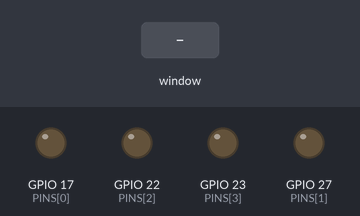
Simulated run of this program. Board: Raspberry Pi (BCM pin numbers). Shown: output pins drawn as LEDs (lit = HIGH). The test bench sets the inputs (shaded band). The clock reads 2024-03-15 10:24:30 at power-on unless the program sets it; the desktop window is not drawn, its controls go by their first labels and the mouse button is held 0.15 s; what the program prints to the terminal is not drawn.

Above: at 1.3 s.
1.4 s: control labelled "START AUTO" in the window clicked
At 1.8 s:
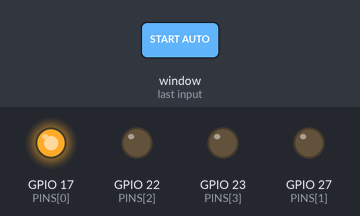
2.9 s: control labelled "ALL ON" in the window clicked
At 4.0 s:
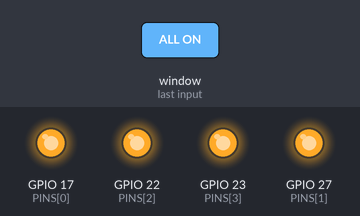
4.4 s: control labelled "STOP" in the window clicked
At 5.1 s:
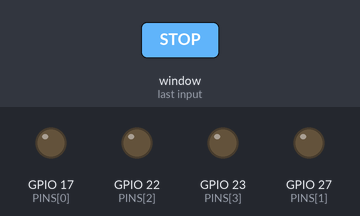
Timing chart, 0 to 7.4 s (numbered marks = the images above; inputs shaded):
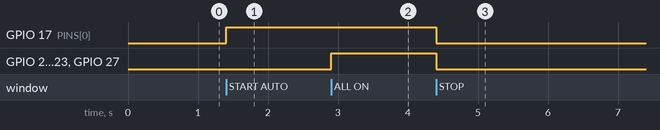

The program:

Garden_Controller_GuiV1.py
```python
#!/usr/bin/env python3
import tkinter as tk
from tkinter import ttk
import datetime
import time
import os
import sys
import math

# --- GPIO Library Detection (Pi 5 vs Pi 3/4) ---
USING_LGPIO = False
h_chip = None

try:
    import lgpio
    USING_LGPIO = True
    print("Detected lgpio library (Raspberry Pi 5 mode)")
except ImportError:
    try:
        import RPi.GPIO as GPIO
        USING_LGPIO = False
        print("Detected RPi.GPIO library (Pi 3/4 mode)")
    except ImportError:
        print("Error: Neither lgpio nor RPi.GPIO found.")
        sys.exit(1)

# --- Configuration ---
# GPIO Pins for 4 Relays
PINS = [17, 27, 22, 23]  # Relay 1, 2, 3, 4

# Default ON times in seconds
DEFAULT_ON_TIMES = [60, 120, 180, 240]  # 1m, 2m, 3m, 4m

# Fixed OFF times in seconds
OFF_TIMES = [240, 180, 120, 60]  # 5m, 3m, 2m, 1m

# Global State
relay_states = [False] * 4  # Current physical state of relays
stop_requested = False
current_cycle = 0
TOTAL_CYCLES = 4
phase = "IDLE"

# Mutable ON times (seconds)
on_times = DEFAULT_ON_TIMES.copy()

def get_seasonal_schedule():
    month = datetime.datetime.now().month
    if month == 8: return 1
    elif month in [7, 9]: return 2
    else: return 3

def calculate_next_run():
    now = datetime.datetime.now()
    interval = get_seasonal_schedule()
    target = now.replace(hour=19, minute=0, second=0, microsecond=0)
    if now >= target:
        target += datetime.timedelta(days=1)
    days_since_epoch = (now - datetime.datetime(now.year, 1, 1)).days
    if days_since_epoch % interval != 0:
        target += datetime.timedelta(days=(interval - (days_since_epoch % interval)))
    return target.strftime("%Y-%m-%d %H:%M")

def setup_gpio():
    global h_chip
    if USING_LGPIO:
        try:
            h_chip = lgpio.gpiochip_open(0)
            for pin in PINS:
                lgpio.gpio_claim_output(h_chip, pin)
                lgpio.gpio_write(h_chip, pin, 0)
        except Exception as e:
            print(f"Critical LGPIO Error: {e}")
            sys.exit(1)
    else:
        GPIO.setmode(GPIO.BCM)
        for pin in PINS:
            GPIO.setup(pin, GPIO.OUT)
            GPIO.output(pin, GPIO.LOW)

def set_relay(index, state):
    """Set specific relay state (True=ON, False=OFF)"""
    val = 1 if state else 0
    if USING_LGPIO:
        lgpio.gpio_write(h_chip, PINS[index], val)
    else:
        GPIO.output(PINS[index], val)
    relay_states[index] = state

def set_all_relays(state):
    for i in range(4):
        set_relay(i, state)

def cleanup_gpio():
    global h_chip
    set_all_relays(False)
    if USING_LGPIO:
        try:
            if h_chip is not None:
                lgpio.gpiochip_close(h_chip)
        except Exception as e:
            if "unknown handle" not in str(e).lower():
                print(f"Cleanup Warning: {e}")
    else:
        GPIO.cleanup()

# --- GUI Application ---
class GardenApp:
    def __init__(self, root):
        self.root = root
        self.root.title("Smart Garden Controller - 4 Zones")
        self.root.geometry("800x800")
        self.root.configure(bg="#f0f8ff")

        # Header
        header = tk.Frame(root, bg="#2E8B57", height=70)
        header.pack(fill=tk.X)
        header.pack_propagate(False)
        tk.Label(header, text="🍅 Multi-Zone Garden Controller", font=("Arial", 22, "bold"),
                 bg="#2E8B57", fg="white").pack(pady=15)

        # Status Panel
        status_frame = tk.Frame(root, bg="white", pady=10, relief=tk.RAISED, bd=2)
        status_frame.pack(fill=tk.X, padx=20, pady=10)

        self.lbl_status = tk.Label(status_frame, text="Status: IDLE", font=("Arial", 16, "bold"), bg="white", fg="#333")
        self.lbl_status.pack()

        self.lbl_timer = tk.Label(status_frame, text="Time: --:--:--", font=("Arial", 14), bg="white", fg="#666")
        self.lbl_timer.pack()

        self.lbl_cycle = tk.Label(status_frame, text="Cycle: 0 / 4", font=("Arial", 14), bg="white", fg="#666")
        self.lbl_cycle.pack()

        # Animation Canvas
        self.canvas_frame = tk.Frame(root, bg="#e0f7fa", relief=tk.SUNKEN, bd=2)
        self.canvas_frame.pack(fill=tk.BOTH, expand=True, padx=20, pady=5)

        self.canvas = tk.Canvas(self.canvas_frame, bg="#e0f7fa", highlightthickness=0)
        self.canvas.pack(fill=tk.BOTH, expand=True)

        self.drops = []
        self.soil_rect = None
        self.relay_indicators = []

        # Force layout update before drawing
        self.root.update_idletasks()
        self.draw_scene(False)

        # Relay Control Panels
        control_frame = tk.Frame(root, bg="#f0f8ff")
        control_frame.pack(fill=tk.X, padx=20, pady=10)

        # Create 4 columns for 4 relays
        self.relay_labels = []
        for i in range(4):
            frame = tk.Frame(control_frame, bg="white", relief=tk.RIDGE, bd=2)
            frame.grid(row=0, column=i, padx=5, sticky="nsew")
            control_frame.columnconfigure(i, weight=1)

            lbl = tk.Label(frame, text=f"Zone {i+1}\nON: {on_times[i]}s\nOFF: {OFF_TIMES[i]//60}m",
                          font=("Arial", 10), bg="white", fg="#333")
            lbl.pack(pady=5)
            self.relay_labels.append(lbl)

            # +/- Buttons
            btn_frame = tk.Frame(frame, bg="white")
            btn_frame.pack(pady=5)

            tk.Button(btn_frame, text="-", width=3, command=lambda idx=i: self.adjust_time(idx, -10), bg="#ffcccb").pack(side=tk.LEFT, padx=2)
            tk.Button(btn_frame, text="+", width=3, command=lambda idx=i: self.adjust_time(idx, 10), bg="#ccffcc").pack(side=tk.LEFT, padx=2)

        # Main Controls
        main_ctrl_frame = tk.Frame(root, bg="#f0f8ff")
        main_ctrl_frame.pack(pady=15)

        btn_style = {"font": ("Arial", 12, "bold"), "width": 14, "height": 2, "fg": "white"}

        tk.Button(main_ctrl_frame, text="START AUTO", command=self.start_auto, bg="#4CAF50", **btn_style).grid(row=0, column=0, padx=10)
        tk.Button(main_ctrl_frame, text="STOP", command=self.stop_system, bg="#f44336", **btn_style).grid(row=0, column=1, padx=10)
        tk.Button(main_ctrl_frame, text="ALL ON", command=lambda: set_all_relays(True), bg="#2196F3", **btn_style).grid(row=0, column=2, padx=10)
        tk.Button(main_ctrl_frame, text="ALL OFF", command=lambda: set_all_relays(False), bg="#9E9E9E", **btn_style).grid(row=0, column=3, padx=10)

        # Footer Info
        info_lbl = tk.Label(root, text=f"Season: Every {get_seasonal_schedule()} days | Next: {calculate_next_run()}",
                          font=("Arial", 10), bg="#f0f8ff", fg="#555")
        info_lbl.pack(side=tk.BOTTOM, pady=5)

        self.running = False
        self.anim_job = None
        self.cycle_jobs = []

    def adjust_time(self, idx, delta):
        """Adjust ON time for specific relay"""
        new_time = on_times[idx] + delta
        if new_time < 10: new_time = 10  # Min 10 seconds
        if new_time > 600: new_time = 600 # Max 10 minutes
        on_times[idx] = new_time

        # Update label
        off_min = OFF_TIMES[idx] // 60
        self.relay_labels[idx].config(text=f"Zone {idx+1}\nON: {new_time}s\nOFF: {off_min}m")

    def draw_scene(self, watering):
        self.canvas.delete("all")
        self.drops = []
        w = self.canvas.winfo_width()
        h = self.canvas.winfo_height()
        if w < 10 or h < 10: return

        # Sky Gradient (Simple Blue)
        self.canvas.create_rectangle(0, 0, w, h, fill="#87CEEB", outline="")

        # Soil
        soil_color = "#5D4037" if watering else "#8D6E63"
        self.soil_rect = self.canvas.create_rectangle(0, h-50, w, h, fill=soil_color, outline="")

        # Draw 4 Plants corresponding to zones
        spacing = w // 5
        for i in range(4):
            x = spacing * (i + 1)
            ground_y = h - 50

            # Pot
            self.canvas.create_rectangle(x-25, ground_y-30, x+25, ground_y, fill="#8B4513", outline="#5D4037")

            # Plant Stem
            self.canvas.create_line(x, ground_y-30, x, ground_y-80, fill="#228B22", width=3)

            # Leaves
            self.canvas.create_oval(x-20, ground_y-70, x, ground_y-40, fill="#32CD32", outline="")
            self.canvas.create_oval(x, ground_y-80, x+20, ground_y-50, fill="#32CD32", outline="")

            # Fruit (Tomato)
            color = "#FF4444" if watering else "#FF6347"
            self.canvas.create_oval(x-10, ground_y-65, x+10, ground_y-45, fill=color, outline="#CC0000")

            # Zone Label
            self.canvas.create_text(x, ground_y-95, text=f"Z{i+1}", font=("Arial", 10, "bold"), fill="#333")

        # Water Drops (50 drops)
        if watering:
            for i in range(50):
                dx = (i * (w // 50)) % w
                dy = (i * 37) % (h//2) # Only in sky area
                speed = 5 + (i % 5)
                drop = self.canvas.create_line(dx, dy, dx, dy+12, fill="#00BFFF", width=3, capstyle=tk.ROUND)
                self.drops.append({'id': drop, 'x': dx, 'y': dy, 'speed': speed})

    def animate_water(self):
        if not any(relay_states):
            return

        h = self.canvas.winfo_height()

        if self.soil_rect:
            self.canvas.itemconfig(self.soil_rect, fill="#5D4037")

        for drop in self.drops:
            self.canvas.move(drop['id'], 0, drop['speed'])
            drop['y'] += drop['speed']
            if drop['y'] > h:
                drop['y'] = -20
                self.canvas.coords(drop['id'], drop['x'], drop['y'], drop['x'], drop['y']+12)

        if any(relay_states):
            self.anim_job = self.root.after(33, self.animate_water)

    def start_auto(self):
        global stop_requested, current_cycle, phase
        stop_requested = False
        current_cycle = 0
        phase = "STARTING"
        self.running = True
        self.lbl_status.config(text="Status: STARTING SEQUENCE...", fg="blue")
        self.run_cycle_loop()

    def stop_system(self):
        global stop_requested
        stop_requested = True
        # Cancel all pending jobs
        for job in self.cycle_jobs:
            self.root.after_cancel(job)
        self.cycle_jobs = []

        set_all_relays(False)
        if self.anim_job:
            self.root.after_cancel(self.anim_job)
        self.draw_scene(False)
        self.lbl_status.config(text="Status: STOPPED BY USER", fg="red")
        for lbl in self.relay_labels:
            lbl.config(bg="white")

    def run_cycle_loop(self):
        global current_cycle, phase, stop_requested
        if stop_requested or current_cycle >= TOTAL_CYCLES:
            self.running = False
            phase = "IDLE"
            set_all_relays(False)
            msg = "Status: ALL CYCLES COMPLETE" if not stop_requested else "Status: STOPPED"
            self.lbl_status.config(text=msg, fg="green")
            self.draw_scene(False)
            return

        phase = "RUNNING CYCLE"
        self.lbl_status.config(text=f"Status: Cycle {current_cycle+1}/{TOTAL_CYCLES}", fg="blue")
        self.lbl_cycle.config(text=f"Cycle: {current_cycle+1} / {TOTAL_CYCLES}")

        # Start sequential relay logic
        self.run_relay_sequence(0)

    def run_relay_sequence(self, relay_idx):
        if stop_requested or current_cycle >= TOTAL_CYCLES:
            return

        if relay_idx >= 4:
            # All relays done for this cycle, wait a bit then next cycle
            job = self.root.after(2000, self.next_cycle)
            self.cycle_jobs.append(job)
            return

        # Turn ON this relay
        set_relay(relay_idx, True)
        self.relay_labels[relay_idx].config(bg="#90EE90") # Light green indicator
        self.draw_scene(True)
        self.animate_water()

        duration_ms = on_times[relay_idx] * 1000

        # Schedule OFF
        job_off = self.root.after(duration_ms, lambda idx=relay_idx: self.turn_off_relay(idx))
        self.cycle_jobs.append(job_off)

    def turn_off_relay(self, idx):
        if stop_requested: return

        set_relay(idx, False)
        self.relay_labels[idx].config(bg="white")

        # Check if all off to stop animation
        if not any(relay_states):
            if self.anim_job:
                self.root.after_cancel(self.anim_job)
            self.draw_scene(False)

        # Schedule next relay or finish
        next_idx = idx + 1
        if next_idx < 4:
            # Wait OFF time before starting next relay?
            # Requirement says: Relay 1 ON 1m, OFF 5m.
            # Interpretation: The cycle for Relay 1 is 1m ON + 5m OFF.
            # But we are running them sequentially in one "Garden Cycle".
            # Let's make them sequential: Relay 1 runs (ON+OFF), then Relay 2 runs.

            wait_time = OFF_TIMES[idx] * 1000
            job_wait = self.root.after(wait_time, lambda: self.run_relay_sequence(next_idx))
            self.cycle_jobs.append(job_wait)
        else:
            # All relays finished their individual cycles
            job_next = self.root.after(1000, self.next_cycle)
            self.cycle_jobs.append(job_next)

    def next_cycle(self):
        global current_cycle
        if not stop_requested:
            current_cycle += 1
            self.run_cycle_loop()

    def update_clock(self):
        now = datetime.datetime.now().strftime("%H:%M:%S")
        self.lbl_timer.config(text=f"Time: {now}")
        self.root.after(1000, self.update_clock)

if __name__ == "__main__":
    setup_gpio()
    root = tk.Tk()
    app = GardenApp(root)
    app.update_clock()

    def on_close():
        cleanup_gpio()
        root.destroy()

    root.protocol("WM_DELETE_WINDOW", on_close)
    root.mainloop()
```

Measured:
- after the input at 1.4 s, GPIO 17 (PINS[0]): LOW → HIGH at once
- after the input at 2.9 s, GPIO 22 (PINS[2]), GPIO 23 (PINS[3]), GPIO 27 (PINS[1]): LOW → HIGH at once
- after the input at 4.4 s, GPIO 17 (PINS[0]), GPIO 22 (PINS[2]), GPIO 23 (PINS[3]), GPIO 27 (PINS[1]): HIGH → LOW at once
